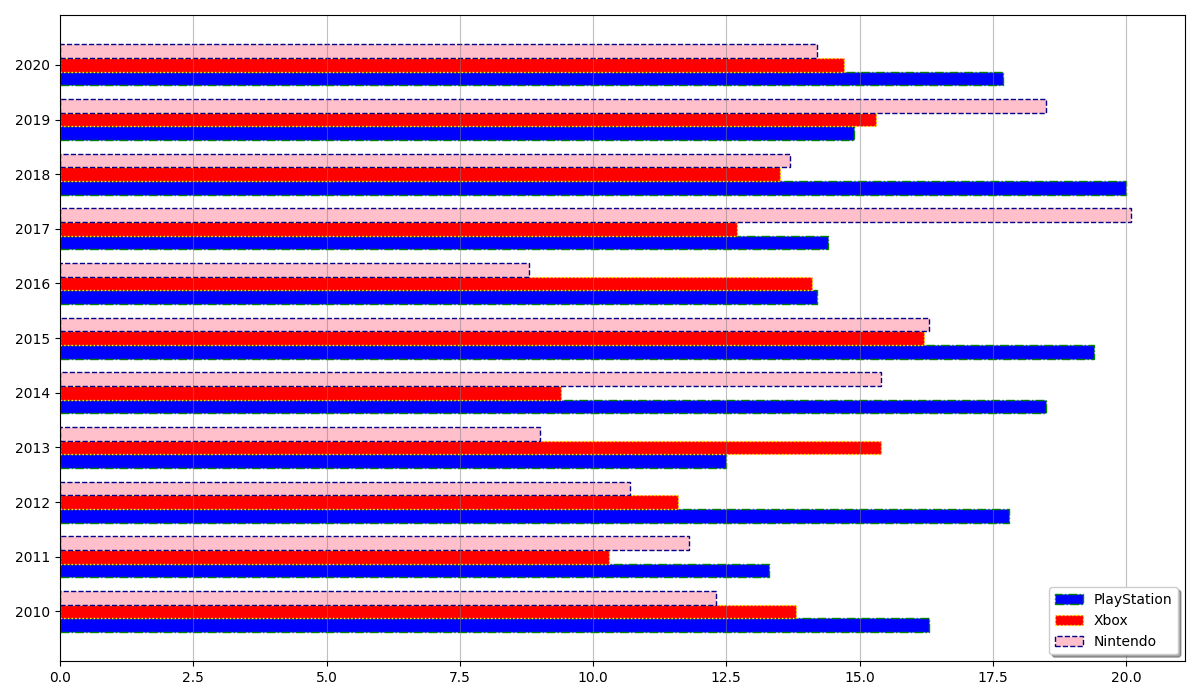

Reproduce this figure in Python.
import matplotlib.pyplot as plt
import numpy as np

years = list(range(2010, 2021))
# Manually shuffled data for each sales group
playstation_sales = [16.3, 13.3, 17.8, 12.5, 18.5, 19.4, 14.2, 14.4, 20.0, 14.9, 17.7]
xbox_sales = [13.8, 10.3, 11.6, 15.4, 9.4, 16.2, 14.1, 12.7, 13.5, 15.3, 14.7]
nintendo_sales = [12.3, 11.8, 10.7, 9.0, 15.4, 16.3, 8.8, 20.1, 13.7, 18.5, 14.2]

fig, ax = plt.subplots(figsize=(12, 7))

bar_width = 0.25
r1 = np.arange(len(years))
r2 = [x + bar_width for x in r1]
r3 = [x + bar_width for x in r2]

ax.barh(r1, playstation_sales, color='blue', height=bar_width, edgecolor='green', linestyle='-.')
ax.barh(r2, xbox_sales, color='red', height=bar_width, edgecolor='yellow', linestyle=':')
ax.barh(r3, nintendo_sales, color='pink', height=bar_width, edgecolor='darkblue', linestyle='--')

plt.grid(axis='x', linestyle='-', linewidth=0.8, color='grey', alpha=0.5)

ax.set_yticks([r + bar_width for r in range(len(years))])
ax.set_yticklabels(years)
ax.legend(['PlayStation', 'Xbox', 'Nintendo'], loc='lower right', frameon=True, shadow=True)

plt.tight_layout()
plt.show()
